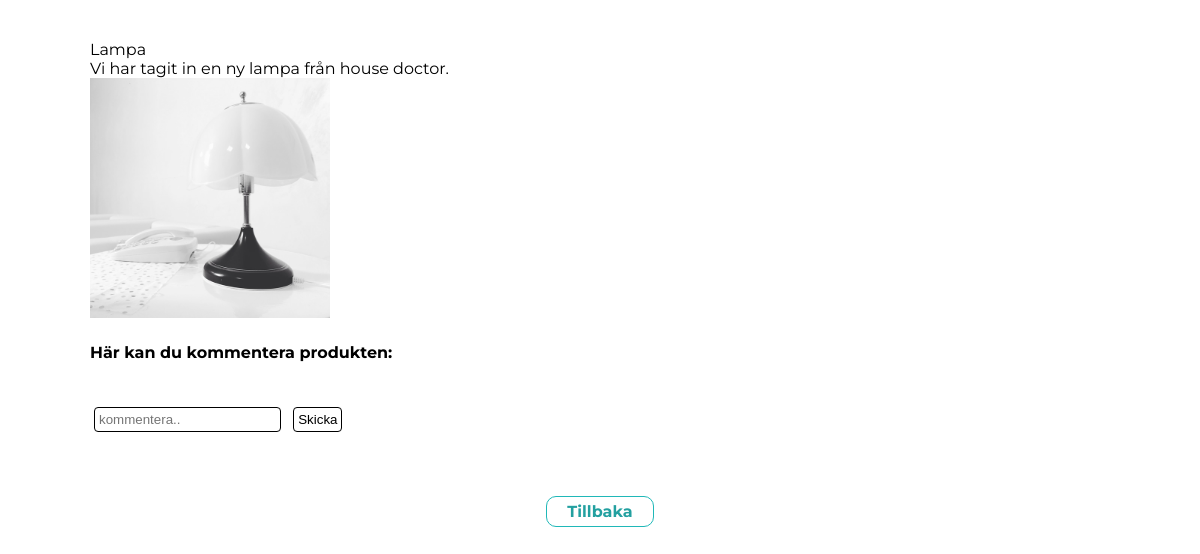
Screenshot of /views/comment.php?id=18 with the database file from the repository.
### tables this page shows
CREATE TABLE `posts` (
  `id` int(11) NOT NULL,
  `title` varchar(40) NOT NULL,
  `message` text NOT NULL,
  `image` text DEFAULT NULL,
  `category` varchar(15) NOT NULL,
  `date` date NOT NULL
);

### views/comment.php (the view, shortened to what this page needs)
<?php
    include("../includes/database_connection.php");
?>
<!DOCTYPE html>
<html lang="en">
<head>
    <link href="../css/post.css" rel="stylesheet" type="text/css">
</head>
<body>
<?php
    $stmt = $pdo->prepare("SELECT id, title, message, image FROM posts WHERE id=:id_IN");
    $stmt->bindParam(":id_IN", $_GET['id']);
    $success = $stmt->execute();
    while($message = $stmt->fetch()){
        echo "<p class='left'>";
        echo $message['title'] . "<br/>" . $message['message'] . "<br/>" .'<img class="image" src="'. $message['image'] . '" /> <br/> ';
        echo "</p>";
    }
?>
<div class='left'>
    <h4>Här kan du kommentera produkten: </h4>
        <form method="post" action="comment.php?action=comment">
            <input type="text" placeholder="kommentera.." name="comment" required>
            <input class="submit" type="submit" value="Skicka">
        </form>
</div>
<footer>
    <a class="button" href="homepage.php">Tillbaka</a>
</footer>
</body>
</html>

### css/post.css (style rules this page uses)
body { font-family: 'Montserrat', sans-serif; margin: 40px; }
input, textarea, select { background-color: white; color: black; margin: 4px; padding: 4px; border-radius: 4px; border: solid 1px black; }
.image { max-width: 15rem; max-height: 15rem; }
footer { display: flex; justify-content: center; align-items: center; margin: 20px; margin-top: 60px; }
.button { font-family: 'Montserrat', sans-serif; background-color: white; padding: 5px 20px; border-radius: 10px; border: solid 1.5px rgb(32, 184, 184); color: rgb(35, 160, 160); text-decoration: none; font-weight: bolder; }
.left { margin-left: 50px; }

### rows the page displays
posts: title "Lampa", message "Vi har tagit in en ny lampa från house doctor.", image (picture)
